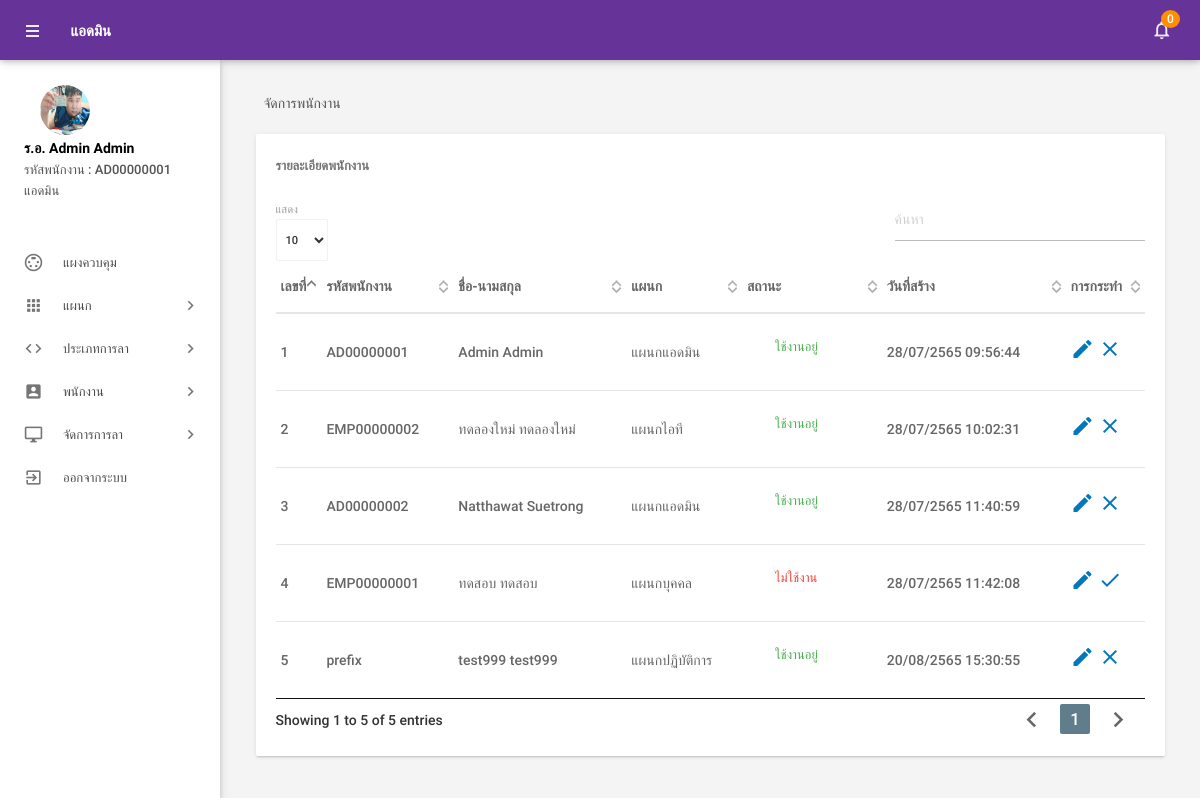
The page /admin/manageemployee.php (signed in) on the database its author committed.
### tables this page shows
CREATE TABLE `picture` (
  `id` int(11) NOT NULL,
  `path` text NOT NULL,
  `eid` int(11) NOT NULL
);

CREATE TABLE `tblemployees` (
  `id` int(11) NOT NULL,
  `EmpId` varchar(100) NOT NULL,
  `Prefix` varchar(100) NOT NULL,
  `FirstName` varchar(150) NOT NULL,
  `LastName` varchar(150) NOT NULL,
  `EmailId` varchar(200) NOT NULL,
  `Password` varchar(180) NOT NULL,
  `Gender` enum('ชาย','หญิง','อื่นๆ') NOT NULL,
  `Dob` varchar(100) NOT NULL,
  `Department` varchar(255) NOT NULL,
  `Address` varchar(255) NOT NULL,
  `provinces` varchar(200) NOT NULL,
  `amphures` varchar(100) NOT NULL,
  `districts` varchar(150) NOT NULL,
  `zip_code` text NOT NULL,
  `Phonenumber` char(11) NOT NULL,
  `Status` int(1) NOT NULL,
  `Type_Employee` enum('พนักงานทั่วไป','แอดมิน') NOT NULL,
  `RegDate` timestamp NOT NULL DEFAULT CURRENT_TIMESTAMP
);

### admin/manageemployee.php (the view, shortened to what this page needs)
<?php
include('includes/config.php');
if (strlen($_SESSION['alogin']) == 0) {
    header('location:index.php');
} else {
?>
    <!DOCTYPE html>
    <html lang="th">
    <head>
        <link type="text/css" rel="stylesheet" href="../assets/plugins/materialize/css/materialize.min.css" />
        <link href="../assets/plugins/material-preloader/css/materialPreloader.min.css" rel="stylesheet">
        <link href="../assets/plugins/datatables/css/jquery.dataTables.min.css" rel="stylesheet">
        <link href="../assets/css/alpha.min.css" rel="stylesheet" type="text/css" />
        <link href="../assets/css/custom.css" rel="stylesheet" type="text/css" />
    </head>
    <body>
        <?php include('includes/header.php'); ?>
        <?php include('includes/sidebar.php'); ?>
        <main class="mn-inner">
            <div class="row">
                <div class="col s12">
                    <div class="page-title">จัดการพนักงาน</div>
                </div>
                <div class="col s12 m12 l12">
                    <div class="card">
                        <div class="card-content">
                            <span class="card-title">รายละเอียดพนักงาน</span>
                            <table id="example" class="display responsive-table ">
                                <thead>
                                    <tr>
                                        <th>เลขที่</th>
                                        <th>รหัสพนักงาน</th>
                                        <th>ชื่อ-นามสกุล</th>
                                        <th>แผนก</th>
                                        <th>สถานะ</th>
                                        <th>วันที่สร้าง</th>
                                        <th>การกระทำ</th>
                                    </tr>
                                </thead>
                                <tbody>
                                    <?php $sql = "SELECT EmpId,FirstName,LastName,Department,Status,RegDate,id from  tblemployees";
                                    $query = $dbh->prepare($sql);
                                    $query->execute();
                                    $results = $query->fetchAll(PDO::FETCH_OBJ);
                                    $cnt = 1;
                                    if ($query->rowCount() > 0) {
                                        foreach ($results as $result) {               ?>
                                            <tr>
                                                <td> <?php echo htmlentities($cnt); ?></td>
                                                <td><?php echo htmlentities($result->EmpId); ?></td>
                                                <td><?php echo htmlentities($result->FirstName); ?>&nbsp;<?php echo htmlentities($result->LastName); ?></td>
                                                <td><?php echo htmlentities($result->Department); ?></td>
                                                <td><?php $stats = $result->Status;
                                                    if ($stats) {
                                                    ?>
                                                        <a class="waves-effect waves-green btn-flat m-b-xs">ใช้งานอยู่</a>
                                                    <?php } else { ?>
                                                        <a class="waves-effect waves-red btn-flat m-b-xs">ไม่ใช้งาน</a>
                                                    <?php } ?>
                                                </td>
                                                <td><?php echo  date('d/m/Y H:i:s',strtotime("+543 years",strtotime(($result->RegDate)))) ; ?></td>
                                                <td><a href="editemployee.php?empid=<?php echo htmlentities($result->id); ?>"><i class="material-icons">mode_edit</i></a>
                                                    <?php if ($result->Status == 1) { ?>
                                                        <a href="manageemployee.php?inid=<?php echo htmlentities($result->id); ?>" onclick="return confirm('คุณแน่ใจหรือว่าต้องการปิดใช้งานพนักงานชื่อ <?php echo htmlentities($result->FirstName); ?>&nbsp;<?php echo htmlentities($result->LastName); ?>?');"" > <i class=" material-icons" title="Inactive">clear</i>
                                                        <?php } else { ?>
                                                            <a href="manageemployee.php?id=<?php echo htmlentities($result->id); ?>" onclick="return confirm('คุณแน่ใจหรือว่าต้องการเปิดใช้งานพนักงานชื่อ <?php echo htmlentities($result->FirstName); ?>&nbsp;<?php echo htmlentities($result->LastName); ?>?');""><i class=" material-icons" title="Active">done</i>
                                                            <?php } ?>
                                                </td>
                                            </tr>
                                    <?php $cnt++;
                                        }
                                    } ?>
                                </tbody>
                            </table>
                        </div>
                    </div>
                </div>
            </div>
        </main>
        </div>
        <div class="left-sidebar-hover"></div>
    </body>
    </html>
<?php } ?>

### admin/includes/sidebar.php (shortened to what this page needs)
     <aside id="slide-out" class="side-nav white fixed">
         <div class="side-nav-wrapper">
             <div class="sidebar-profile">
                 <div class="sidebar-profile-image">
                     <?php
                        $eid = $_SESSION['eid'];
                        $sql2 = "SELECT * from  tblemployees left join picture on picture.eid = tblemployees.id where tblemployees.id  =:eid order by picture.id desc";
                        $query2 = $dbh->prepare($sql2);
                        $query2->bindParam(':eid', $eid, PDO::PARAM_STR);
                        $query2->execute();
                        $results2 = $query2->fetch(PDO::FETCH_ASSOC);
                        if
                        (!is_null($results2['path'])){
                            $image_src = (isset($_SERVER['HTTPS']) && $_SERVER['HTTPS'] === 'on' ? "https" : "http") . "://$_SERVER[HTTP_HOST]/images/" . $results2['path'];
                        }
                        else{
                            $image_src = (isset($_SERVER['HTTPS']) && $_SERVER['HTTPS'] === 'on' ? "https" : "http") . "://$_SERVER[HTTP_HOST]/images/default.png" ;
                        }
?>
                     <a
                         href="form-images.php?eid=<?= $_SESSION['eid'] ?>&redirecturl=<?=(isset($_SERVER['HTTPS']) && $_SERVER['HTTPS'] === 'on' ? "https" : "http") . "://$_SERVER[HTTP_HOST]$_SERVER[REQUEST_URI]";?>"><img
                             src="<?= $image_src  ?>" class="circle" alt=""></a>
                 </div>
                 <div class="sidebar-profile-info">
                     <?php
                        $eid = $_SESSION['eid'];
                        $sql = "SELECT FirstName,LastName,EmpId,Type_Employee,Prefix from  tblemployees where id=:eid";
                        $query = $dbh->prepare($sql);
                        $query->bindParam(':eid', $eid, PDO::PARAM_STR);
                        $query->execute();
                        $results = $query->fetchAll(PDO::FETCH_OBJ);
                        if ($query->rowCount() > 0) {
                            foreach ($results as $result) {               ?>
                     <p><?php echo htmlentities($result->Prefix . " " . $result->FirstName . " " . $result->LastName); ?>
                     </p>
                     <span>รหัสพนักงาน : </span><span><?php echo htmlentities($result->EmpId) ?></span> <br>
                     <span><?php echo htmlentities($result->Type_Employee) ?></span>
                     <?php }
                        } ?>
                 </div>
             </div>
             <ul class="sidebar-menu collapsible collapsible-accordion" data-collapsible="accordion">
                 <li class="no-padding"><a class="waves-effect waves-grey" href="dashboard.php"><i
                             class="material-icons">settings_input_svideo</i>แผงควบคุม</a></li>
                 <li class="no-padding">
                     <a class="collapsible-header waves-effect waves-grey"><i class="material-icons">apps</i>แผนก<i
                             class="nav-drop-icon material-icons">keyboard_arrow_right</i></a>
                 </li>
                 <li class="no-padding">
                     <a class="collapsible-header waves-effect waves-grey"><i
                             class="material-icons">code</i>ประเภทการลา<i
                             class="nav-drop-icon material-icons">keyboard_arrow_right</i></a>
                 </li>
                 <li class="no-padding">
                     <a class="collapsible-header waves-effect waves-grey"><i
                             class="material-icons">account_box</i>พนักงาน<i
                             class="nav-drop-icon material-icons">keyboard_arrow_right</i></a>
                 </li>
                 <li class="no-padding">
                     <a class="collapsible-header waves-effect waves-grey"><i
                             class="material-icons">desktop_windows</i>จัดการการลา<i
                             class="nav-drop-icon material-icons">keyboard_arrow_right</i></a>
                 </li>
                 <li class="no-padding">
                     <a class="waves-effect waves-grey" href="logout.php"><i
                             class="material-icons">exit_to_app</i>ออกจากระบบ</a>
                 </li>
             </ul>
         </div>
     </aside>

### rows shown on the page
picture: path (picture)
tblemployees: Prefix+FirstName+LastName "ร.อ. Admin Admin", EmpId "AD00000001", Type_Employee "แอดมิน", FirstName "Admin", LastName "Admin", Department "แผนกแอดมิน", Status "ใช้งานอยู่", RegDate "28/07/2565 09:56:44"
tblemployees: EmpId "EMP00000002", FirstName "ทดลองใหม่", LastName "ทดลองใหม่", Department "แผนกไอที", Status "ใช้งานอยู่", RegDate "28/07/2565 10:02:31"
tblemployees: EmpId "AD00000002", FirstName "Natthawat", LastName "Suetrong", Department "แผนกแอดมิน", Status "ใช้งานอยู่", RegDate "28/07/2565 11:40:59"
tblemployees: EmpId "EMP00000001", FirstName "ทดสอบ", LastName "ทดสอบ", Department "แผนกบุคคล", Status "ไม่ใช้งาน", RegDate "28/07/2565 11:42:08"
tblemployees: EmpId "prefix", FirstName "test999", LastName "test999", Department "แผนกปฏิบัติการ", Status "ใช้งานอยู่", RegDate "20/08/2565 15:30:55"

### other values the page prints
$unreadcount "0"
